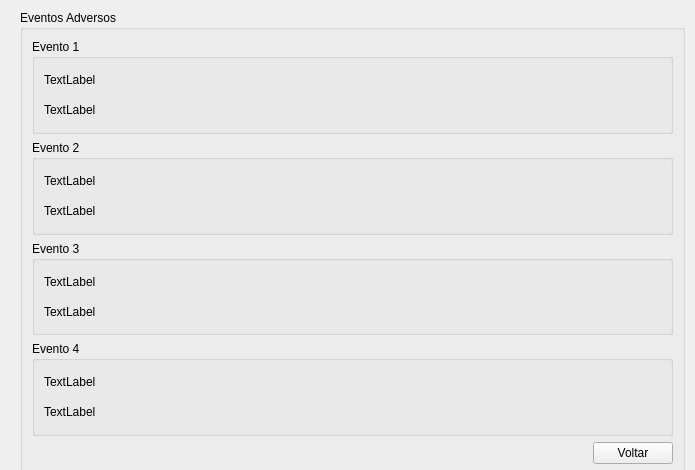
<?xml version="1.0" encoding="UTF-8"?>
<ui version="4.0">
 <class>eventosadversos_leitura</class>
 <widget class="QWidget" name="eventosadversos_leitura">
  <property name="geometry">
   <rect>
    <x>0</x>
    <y>0</y>
    <width>695</width>
    <height>470</height>
   </rect>
  </property>
  <property name="windowTitle">
   <string>Form</string>
  </property>
  <widget class="QGroupBox" name="groupBox_eventosAdversos">
   <property name="geometry">
    <rect>
     <x>20</x>
     <y>10</y>
     <width>665</width>
     <height>466</height>
    </rect>
   </property>
   <property name="title">
    <string>Eventos Adversos</string>
   </property>
   <layout class="QVBoxLayout" name="verticalLayout_2">
    <item>
     <widget class="QGroupBox" name="groupBox_evento1">
      <property name="title">
       <string>Evento 1</string>
      </property>
      <layout class="QVBoxLayout" name="verticalLayout_7">
       <item>
        <widget class="QLabel" name="evento1">
         <property name="text">
          <string>TextLabel</string>
         </property>
        </widget>
       </item>
       <item>
        <widget class="QLabel" name="outros1">
         <property name="text">
          <string>TextLabel</string>
         </property>
        </widget>
       </item>
      </layout>
     </widget>
    </item>
    <item>
     <widget class="QGroupBox" name="groupBox_evento2">
      <property name="title">
       <string>Evento 2</string>
      </property>
      <layout class="QVBoxLayout" name="verticalLayout_3">
       <item>
        <widget class="QLabel" name="evento2">
         <property name="text">
          <string>TextLabel</string>
         </property>
        </widget>
       </item>
       <item>
        <widget class="QLabel" name="outros2">
         <property name="text">
          <string>TextLabel</string>
         </property>
        </widget>
       </item>
      </layout>
     </widget>
    </item>
    <item>
     <widget class="QGroupBox" name="groupBox_evento3">
      <property name="title">
       <string>Evento 3</string>
      </property>
      <layout class="QVBoxLayout" name="verticalLayout_6">
       <item>
        <widget class="QLabel" name="evento3">
         <property name="text">
          <string>TextLabel</string>
         </property>
        </widget>
       </item>
       <item>
        <widget class="QLabel" name="outros3">
         <property name="text">
          <string>TextLabel</string>
         </property>
        </widget>
       </item>
      </layout>
     </widget>
    </item>
    <item>
     <widget class="QGroupBox" name="groupBox_evento4">
      <property name="title">
       <string>Evento 4</string>
      </property>
      <layout class="QVBoxLayout" name="verticalLayout_4">
       <item>
        <widget class="QLabel" name="evento4">
         <property name="text">
          <string>TextLabel</string>
         </property>
        </widget>
       </item>
       <item>
        <widget class="QLabel" name="outros4">
         <property name="text">
          <string>TextLabel</string>
         </property>
        </widget>
       </item>
      </layout>
     </widget>
    </item>
    <item>
     <layout class="QHBoxLayout" name="horizontalLayout">
      <item>
       <spacer name="horizontalSpacer">
        <property name="orientation">
         <enum>Qt::Horizontal</enum>
        </property>
        <property name="sizeHint" stdset="0">
         <size>
          <width>40</width>
          <height>20</height>
         </size>
        </property>
       </spacer>
      </item>
      <item>
       <widget class="QPushButton" name="pushButton_voltar">
        <property name="text">
         <string>Voltar</string>
        </property>
       </widget>
      </item>
     </layout>
    </item>
   </layout>
  </widget>
 </widget>
 <resources/>
 <connections/>
</ui>
